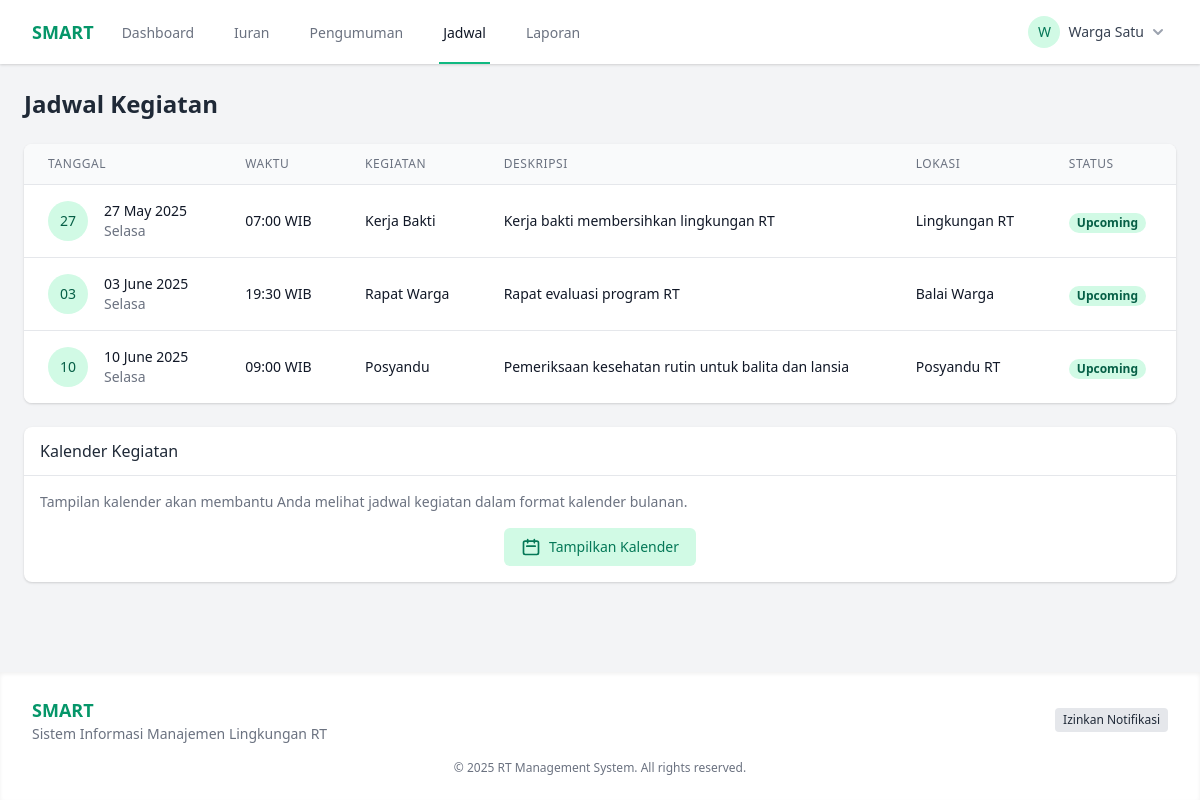
Page /schedules (signed in) on the committed database.
### tables this page shows
CREATE TABLE IF NOT EXISTS schedules (
    id INT AUTO_INCREMENT PRIMARY KEY,
    title VARCHAR(200) NOT NULL,
    description TEXT,
    schedule_datetime DATETIME DEFAULT NULL,  
    location VARCHAR(255) DEFAULT NULL,  
    type VARCHAR(50) DEFAULT NULL,  
    status VARCHAR(50) DEFAULT NULL,  
    created_at DATETIME DEFAULT CURRENT_TIMESTAMP,
    updated_at DATETIME ON UPDATE CURRENT_TIMESTAMP
);

### app/controllers/ResidentController.php (called while the page is built, shortened)
<?php
class ResidentController {
    public function schedules() {
        $scheduleModel = new Schedule();
        $page = isset($_GET['page']) ? (int)$_GET['page'] : 1;
        $limit = 10;
        $offset = ($page - 1) * $limit;
        $search = isset($_GET['search']) ? $_GET['search'] : '';
        $schedules = $scheduleModel->getAll($limit, $offset, $search);
        $totalSchedules = $scheduleModel->countAll($search);
        $totalPages = ceil($totalSchedules / $limit);
        $data = [
            'schedules' => $schedules,
            'currentPage' => $page,
            'totalPages' => $totalPages,
            'totalSchedules' => $totalSchedules,
            'search' => $search
        ];
        require_once BASE_PATH . '/app/views/resident/schedules.php';
    }
}

### public/index.php (called while the page is built, shortened)
<?php
require_once BASE_PATH . '/config/database.php';
spl_autoload_register(function ($class) {
    $class = str_replace('\\', DIRECTORY_SEPARATOR, $class);
    $file = BASE_PATH . DIRECTORY_SEPARATOR . $class . '.php';
});
require_once BASE_PATH . '/routes/web.php';
$url = isset($_GET['url']) ? $_GET['url'] : '';
$url = rtrim($url, '/');
Router::route($url);

### config/database.php (called while the page is built, shortened)
<?php
class Database {
    private static $instance = null;
    private $connection;
    private function __construct() {
        try {
            $this->connection = new PDO(
                'mysql:host=' . DB_HOST . ';dbname=' . DB_NAME . ';charset=utf8mb4',
                DB_USER,
                DB_PASS,
                [
                    PDO::ATTR_ERRMODE => PDO::ERRMODE_EXCEPTION,
                    PDO::ATTR_DEFAULT_FETCH_MODE => PDO::FETCH_ASSOC,
                    PDO::ATTR_EMULATE_PREPARES => false
                ]
            );
        } catch (PDOException $e) {
            die('Database Connection Error: ' . $e->getMessage());
        }
    }
    public static function getInstance() {
        if (self::$instance === null) {
            self::$instance = new self();
        }
        return self::$instance;
    }
    public function getConnection() {
        return $this->connection;
    }
}

### app/models/Schedule.php (called while the page is built, shortened)
<?php
class Schedule {
    private $db;
    public function __construct() {
        $this->db = \Database::getInstance()->getConnection();
    }
    public function getAll($limit = 10, $offset = 0, $search = '') {
        $sql = "SELECT * FROM schedules WHERE 1=1";
        $params = [];
        $sql .= " ORDER BY schedule_datetime ASC LIMIT :limit OFFSET :offset";
        $stmt = $this->db->prepare($sql);
        $stmt->bindValue(':limit', $limit, \PDO::PARAM_INT);
        $stmt->bindValue(':offset', $offset, \PDO::PARAM_INT);
        $stmt->execute();
        return $stmt->fetchAll();
    }
    public function countAll($search = '') {
        $sql = "SELECT COUNT(*) FROM schedules WHERE 1=1";
        $params = [];
        $stmt = $this->db->prepare($sql);
        $stmt->execute();
        return (int) $stmt->fetchColumn();
    }
}

### app/views/resident/schedules.php (the view, shortened to what this page needs)
<!DOCTYPE html>
<html lang="id">
<head>
    <link href="https://cdn.jsdelivr.net/npm/tailwindcss@2.2.19/dist/tailwind.min.css" rel="stylesheet">
    <link rel="stylesheet" href="/css/styles.css">
</head>
<body class="bg-gray-100 min-h-screen flex flex-col">
    <?php include BASE_PATH . '/app/views/components/resident_header.php'; ?>
    <main class="flex-1 p-4 md:p-6">
        <div class="max-w-7xl mx-auto">
            <h1 class="text-2xl font-bold text-gray-800 mb-6">Jadwal Kegiatan</h1>
            <div class="bg-white rounded-lg shadow overflow-hidden">
                <?php if (empty($data['schedules'])): ?>
                    <div class="p-6 text-center">
                        <p class="text-gray-500">Tidak ada jadwal kegiatan</p>
                    </div>
                <?php else: ?>
                    <div class="overflow-x-auto">
                        <table class="min-w-full divide-y divide-gray-200 responsive-table">
                            <thead class="bg-gray-50">
                                <tr>
                                    <th scope="col" class="px-6 py-3 text-left text-xs font-medium text-gray-500 uppercase tracking-wider">
                                        Tanggal
                                    </th>
                                    <th scope="col" class="px-6 py-3 text-left text-xs font-medium text-gray-500 uppercase tracking-wider">
                                        Waktu
                                    </th>
                                    <th scope="col" class="px-6 py-3 text-left text-xs font-medium text-gray-500 uppercase tracking-wider">
                                        Kegiatan
                                    </th>
                                    <th scope="col" class="px-6 py-3 text-left text-xs font-medium text-gray-500 uppercase tracking-wider">
                                        Deskripsi
                                    </th>
                                    <th scope="col" class="px-6 py-3 text-left text-xs font-medium text-gray-500 uppercase tracking-wider">
                                        Lokasi
                                    </th>
                                    <th scope="col" class="px-6 py-3 text-left text-xs font-medium text-gray-500 uppercase tracking-wider">
                                        Status
                                    </th>
                                </tr>
                            </thead>
                            <tbody class="bg-white divide-y divide-gray-200">
                                <?php foreach ($data['schedules'] as $schedule): ?>
                                    <?php
                                    $scheduleDatetime = isset($schedule['schedule_datetime']) ? new DateTime($schedule['schedule_datetime']) : null;
                                    $today = new DateTime();
                                    $isPast = $scheduleDatetime && $scheduleDatetime < $today;
                                    ?>
                                    <tr class="<?= $isPast ? 'bg-gray-50' : '' ?>">
                                        <td class="px-6 py-4 whitespace-nowrap" data-label="Tanggal">
                                            <div class="flex items-center">
                                                <div class="flex-shrink-0 h-10 w-10 flex items-center justify-center rounded-full <?= $isPast ? 'bg-gray-100 text-gray-500' : 'bg-green-100 text-green-800' ?>">
                                                    <span class="text-sm font-medium"><?= $scheduleDatetime ? date('d', $scheduleDatetime->getTimestamp()) : '' ?></span>
                                                </div>
                                                <div class="ml-4">
                                                    <div class="text-sm font-medium text-gray-900"><?= $scheduleDatetime ? date('d F Y', $scheduleDatetime->getTimestamp()) : '' ?></div>
                                                    <div class="text-sm text-gray-500">
                                                        <?php
                                                        if ($scheduleDatetime) {
                                                         $dayNames = [
                                                             'Sunday' => 'Minggu',
                                                             'Monday' => 'Senin',
                                                             'Tuesday' => 'Selasa',
                                                             'Wednesday' => 'Rabu',
                                                             'Thursday' => 'Kamis',
                                                             'Friday' => 'Jumat',
                                                             'Saturday' => 'Sabtu'
                                                         ];
                                                        $dayName = date('l', $scheduleDatetime->getTimestamp());
                                                         echo $dayNames[$dayName];
                                                         }
                                                          ?>
                                                    </div>
                                                </div>
                                            </div>
                                        </td>
                                        <td class="px-6 py-4 whitespace-nowrap" data-label="Waktu">
                                            <div class="text-sm text-gray-900"><?= isset($schedule['schedule_datetime']) ? date('H:i', strtotime($schedule['schedule_datetime'])) : '' ?> WIB</div>
                                        </td>
                                        <td class="px-6 py-4" data-label="Kegiatan">
                                            <div class="text-sm font-medium text-gray-900"><?= isset($schedule['title']) ? htmlspecialchars($schedule['title']) : '' ?></div>
                                        </td>
                                        <td class="px-6 py-4" data-label="Deskripsi">
                                            <div class="text-sm text-gray-900"><?= htmlspecialchars($schedule['description']) ?></div>
                                        </td>
                                        <td class="px-6 py-4 whitespace-nowrap" data-label="Lokasi">
                                            <div class="text-sm text-gray-900"><?= htmlspecialchars($schedule['location']) ?></div>
                                        </td>
                                        <td class="px-6 py-4 whitespace-nowrap" data-label="Status">
                                            <?php
                                                $now = new DateTime();
                                                $scheduleDateStatus = new DateTime(($schedule['schedule_datetime'] ?? 'now'));
                                                $isPastStatus = $scheduleDateStatus < $now;
                                                if (($schedule['status'] ?? '') === 'cancelled'):
                                            ?>
                                                <span class="px-2 inline-flex text-xs leading-5 font-semibold rounded-full bg-red-100 text-red-800">
                                                    Cancelled
                                                </span>
                                            <?php elseif ($isPastStatus): ?>
                                                <span class="px-2 inline-flex text-xs leading-5 font-semibold rounded-full bg-gray-100 text-gray-800">
                                                    Completed
                                                </span>
                                            <?php else: ?>
                                                <span class="px-2 inline-flex text-xs leading-5 font-semibold rounded-full bg-green-100 text-green-800">
                                                    Upcoming
                                                </span>
                                            <?php endif; ?>
                                        </td>
                                    </tr>
                                <?php endforeach; ?>
                            </tbody>
                        </table>
                    </div>
                <?php endif; ?>
            </div>
            <div class="mt-6 bg-white rounded-lg shadow overflow-hidden">
                <div class="border-b px-4 py-3">
                    <h2 class="font-medium text-gray-800">Kalender Kegiatan</h2>
                </div>
                <div class="p-4">
                    <p class="text-sm text-gray-500 mb-4">Tampilan kalender akan membantu Anda melihat jadwal kegiatan dalam format kalender bulanan.</p>
                    <div class="text-center">
                        <button type="button" class="inline-flex items-center px-4 py-2 border border-transparent text-sm font-medium rounded-md text-green-700 bg-green-100 hover:bg-green-200 focus:outline-none focus:ring-2 focus:ring-offset-2 focus:ring-green-500" id="show-calendar-btn">
                            <svg xmlns="http://www.w3.org/2000/svg" class="h-5 w-5 mr-2" fill="none" viewBox="0 0 24 24" stroke="currentColor">
                                <path stroke-linecap="round" stroke-linejoin="round" stroke-width="2" d="M8 7V3m8 4V3m-9 8h10M5 21h14a2 2 0 002-2V7a2 2 0 00-2-2H5a2 2 0 00-2 2v12a2 2 0 002 2z" />
                            </svg>
                            Tampilkan Kalender
                        </button>
                    </div>
                </div>
            </div>
        </div>
    </main>
    <?php include BASE_PATH . '/app/views/components/resident_footer.php'; ?>
</body>
</html>

### routes/web.php (shortened to what this page needs)
<?php
class Router {
    private static $routes = [];
    public static function register($method, $url, $controller, $action) {
        self::$routes[] = [
            'method' => $method,
            'url' => $url,
            'controller' => $controller,
            'action' => $action
        ];
    }
    public static function route($url) {
        $method = $_SERVER['REQUEST_METHOD'];
        foreach (self::$routes as $route) {
            $pattern = self::convertRouteToRegex($route['url']);
            if ($route['method'] == $method && preg_match($pattern, $url, $matches)) {
                array_shift($matches);
                $controller = new $controllerName();
                call_user_func_array([$controller, $route['action']], $matches);
                return;
            }
        }
    }
    private static function convertRouteToRegex($route) {
        $route = preg_replace('/\:([a-zA-Z0-9]+)/', '([^/]+)', $route);
        return '/^' . str_replace('/', '\/', $route) . '$/';
    }
}

### public/css/styles.css (style rules this page uses)
.responsive-table { @apply w-full; }

### rows in the picture
schedules: schedule_datetime "27", schedule_datetime "27 May 2025", schedule_datetime "Selasa", schedule_datetime "07:00", title "Kerja Bakti", description "Kerja bakti membersihkan lingkungan RT", location "Lingkungan RT", status "Upcoming"
schedules: schedule_datetime "03", schedule_datetime "03 June 2025", schedule_datetime "Selasa", schedule_datetime "19:30", title "Rapat Warga", description "Rapat evaluasi program RT", location "Balai Warga", status "Upcoming"
schedules: schedule_datetime "10", schedule_datetime "10 June 2025", schedule_datetime "Selasa", schedule_datetime "09:00", title "Posyandu", description "Pemeriksaan kesehatan rutin untuk balita dan lansia", location "Posyandu RT", status "Upcoming"
